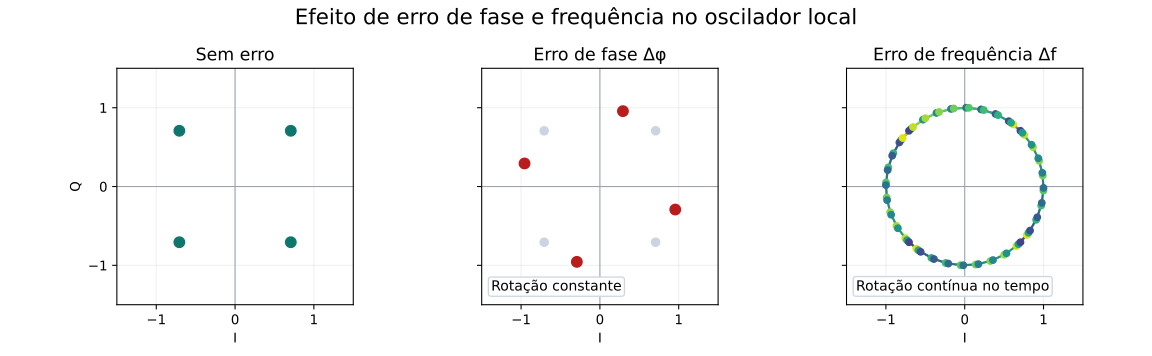

Recreate this plot in Python.
import numpy as np
import matplotlib.pyplot as plt


POINTS = np.exp(1j * (np.pi / 4 + np.arange(4) * np.pi / 2))
PHASE_OFFSET = np.deg2rad(28)
N_STEPS = 18
FREQ_STEP = np.deg2rad(11)


def style_axis(ax: plt.Axes, title: str) -> None:
    ax.axhline(0, color="#9ca3af", linewidth=0.8)
    ax.axvline(0, color="#9ca3af", linewidth=0.8)
    ax.set_xlim(-1.5, 1.5)
    ax.set_ylim(-1.5, 1.5)
    ax.set_aspect("equal")
    ax.grid(True, alpha=0.18)
    ax.set_xticks([-1, 0, 1])
    ax.set_yticks([-1, 0, 1])
    ax.set_title(title, fontsize=13)


def main() -> None:
    fig, axes = plt.subplots(1, 3, figsize=(12.0, 3.7), sharex=True, sharey=True)

    ideal = POINTS
    phase_rot = POINTS * np.exp(1j * PHASE_OFFSET)

    style_axis(axes[0], "Sem erro")
    axes[0].scatter(ideal.real, ideal.imag, s=62, color="#0f766e", zorder=3)

    style_axis(axes[1], "Erro de fase Δφ")
    axes[1].scatter(ideal.real, ideal.imag, s=38, color="#cbd5e1", zorder=1)
    axes[1].scatter(phase_rot.real, phase_rot.imag, s=62, color="#b91c1c", zorder=3)

    style_axis(axes[2], "Erro de frequência Δf")
    for p in POINTS:
        traj = p * np.exp(1j * np.arange(N_STEPS) * FREQ_STEP)
        colors = plt.cm.viridis(np.linspace(0.2, 0.95, N_STEPS))
        for i in range(N_STEPS - 1):
            axes[2].plot(
                traj[i : i + 2].real,
                traj[i : i + 2].imag,
                color=colors[i],
                linewidth=1.6,
                alpha=0.9,
                zorder=2,
            )
        axes[2].scatter(traj.real, traj.imag, s=24, c=colors, zorder=3)

    axes[0].set_ylabel("Q")
    for ax in axes:
        ax.set_xlabel("I")

    axes[1].text(
        0.04,
        0.06,
        "Rotação constante",
        transform=axes[1].transAxes,
        fontsize=10.5,
        bbox={"boxstyle": "round,pad=0.2", "facecolor": "white", "edgecolor": "#cbd5e1", "alpha": 0.95},
    )
    axes[2].text(
        0.04,
        0.06,
        "Rotação contínua no tempo",
        transform=axes[2].transAxes,
        fontsize=10.5,
        bbox={"boxstyle": "round,pad=0.2", "facecolor": "white", "edgecolor": "#cbd5e1", "alpha": 0.95},
    )

    fig.suptitle("Efeito de erro de fase e frequência no oscilador local", fontsize=16)
    fig.tight_layout()
    fig.savefig("carrier_offset_demo.svg")
    fig.savefig("carrier_offset_demo.png", dpi=180)


if __name__ == "__main__":
    main()
